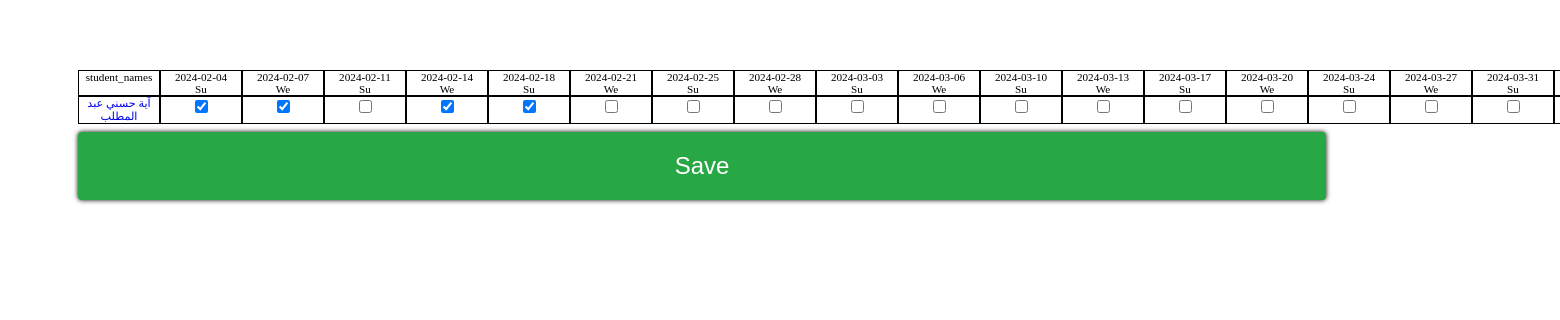
/attend-grid-course/3/, run on the app's committed database.
### Thoth/models.py (models this page shows, shortened)
class Client(models.Model):
  name           = models.CharField(max_length=255, verbose_name="اسم الطالب/ة")
  phone_number   = models.CharField(max_length=255, verbose_name="رقم الهاتف")
  paid           = models.IntegerField(default=0, blank=True, verbose_name="المبلغ الذي تم دفعة")
  have_debt      = models.BooleanField(default=True, verbose_name="مدين؟")
  voucher        = models.FloatField(default=0, blank=True, verbose_name="الخصومات")
  time_added     = models.DateField(default=datetime.datetime.now,  verbose_name="وقت اضافة الطالب",)
  myqr           = models.ImageField(upload_to="clientqrcodes", blank=True, editable=False,)
  def total(self):
    result= 0
    for i in ClientCourseRel.objects.filter(client=self):
        result += i.course.cost_forone
    if self.voucher == 0 or self.voucher == None:
      return result
    return  result - self.voucher
  def myqr_code(self):
    if self.myqr== "" and self.pk is not None:
      res = qrcode.make(self.pk)
      res.save(f"mediaRoot/clientqrcodes/{self.name}|{self.pk}.png")
      self.myqr = f"clientqrcodes/{self.name}|{self.pk}.png"
      self.save()
    return mark_safe(f"<img alt='student qrcode' style='width:300px;height:300px;' src='{self.myqr.url}' />")
  def more(self):
    return "المزيد"
  def still_have_to_pay(self):
    still_didt_pay = float(self.total()) - float(self.paid)
    if still_didt_pay <= 0 :
      return "خالص"
    return still_didt_pay
  class Meta:
    verbose_name = "الطالب/ة"
    verbose_name_plural = "الطلاب"
  still_have_to_pay.short_description = "متبقي للدفع"
  total.short_description = "المبلغ الكلي"
  more.short_description   = "انقر للمزيد"
  def Attnder(self):
    my_ = ClientCourseRel.objects.filter(client=self)
    div = '''

    <div>

          '''
    for i in my_:
      try:
        days = i.attend.split(',')
      except:
        days = None
        days_html = f"""
      <hr>
      <h2>
        {i.course.course_name}
      </h2>
      <a
        href='{reverse("attend",args=(i.pk,))}'
        target='popup'
        >
          انقر للتعديل على الحضور
        </a>
        <br>
        لم يتم حضور اي يوم
        <hr
        > <br>"""
      if days is not None:
        the_cours_name = i.course.course_name
        days_html = f'''

        <hr>
        <h2>
        {the_cours_name}
        </h2>
        <a
        href='{reverse("attend",args=(i.pk,))}'
        target='popup'
        >
          التعديل
        </a>
        '''
        for m in days:
          days_html += f"<p> {m}</p>"
        days_html += '<hr>'
        days_html = mark_safe(days_html)
      div += mark_safe(days_html)
    div += mark_safe("</div>")
    div += mark_safe( '''
          <script>
    links = document.querySelectorAll('a[target=popup]');

    for ( link of links) {
        link.addEventListener('click', ()=>{
            window.open(link.getAttribute("href"), 'popup',' width=600,height=600'); return false;
        })
    }
          </script>''')
    return mark_safe(div)
  Attnder.short_description = "الحضور"
  myqr_code.short_description = "كود الطالب"

### Thoth/views.py (the view, shortened to what this page needs)
# urls.py: path("attend-grid-course/<int:pk>/", views.attend_grid, name="attend-grid-course"),
def attend_grid(req, pk):
    the_course = Course.objects.get(pk=pk)
    rel_in = ClientCourseRel.objects.filter(course=the_course)
    first__ = True
    returned_date = []
    for s in rel_in:
      the_course = s
      if the_course.attend is None:
        ds = []
      else:
        ds = the_course.attend.split(",")[:-1]
      student_list = []
      start_date = str(the_course.course.start_date).split("-")
      end_date   = str(the_course.course.end_date).split("-")
      start_date = [int(x) for x in start_date]
      end_date   = [int(x) for x in end_date]
      temp       = start_date
      start_date = date(*start_date)
      end_date   = date(*end_date)
      days       = end_date - start_date
      days       = int(str(days).split(',')[0].replace('days', "").replace("day", ""))
      try:
        add_month = 0
        remove_from_days = 0
        temp_2 = temp
        i = 0
        b = 0
        if_in = []
        for g in the_course.course.Day_per_week.all():
          if_in.append(g.day)
        while True:
          b+=1
          ch = False
          if temp_2[1 ]+ add_month > 12:
            temp_2[1] = 1
            add_month = 0
            temp_2[0] += 1
          try:
            date_by_num = date(temp_2[0], temp_2[1 ]+ add_month, temp_2[2]+i - remove_from_days)
            sentance = f"{date_by_num} | {date_by_num.strftime('%A')}"
            if f"{date_by_num} - {date_by_num.strftime('%A')}" in ds:
              ch = True
            if date_by_num.strftime('%A') in if_in:
              student_list.append({"name": sentance , 'ch':ch, })
            if end_date == date_by_num:
              if first__:
                first__ = False
                p  = []
                for i in student_list:
                  temp_3 = i["name"]
                  i["name"] = i['name'].split("|")[0] +"<br>" +i['name'].split("|")[1][0:3]
                  p.append( mark_safe(i['name']))
                  i['name'] = temp_3
                returned_date.append([p])
              returned_date.append([student_list, s.client.name, s.client.pk])
              break
          except ValueError:
            add_month +=1
            temp_2[2]  = 0
            remove_from_days = i
          i +=1
      except ValueError:
          pass
    return render(req, "attend__system.html", {'data' : returned_date, "stu" : returned_date[1:]})

### Thoth/templates/attend__system.html (shortened to what this page needs)
<!DOCTYPE html>
<html lang="en">
<head>
</head>
<body>
    <form method="post">
        <section class="table">
        {% for i in data %}
              {% if forloop.counter == 1 %}
              <div class="days" style="display: flex;font-size: .7rem;">
                  {% for day in   i.0 %}
                    {% if forloop.counter == 1 %}
                    <div style="border: 1px solid black;min-width: 80px;">
                        <span>
                            student_names
                        </span>
                    </div>
                    <div class="el" style="border: 1px solid black;min-width: 80px;">
                        <span>
                        {{day}}
                    </span>
                    </div>
                    {% else %}
                    <div class="el" style="border: 1px solid black;min-width: 80px;">
                        <span>
                        {{day}}
                    </span>
                </div>
                {% endif %}
                  {% endfor %}
                </div>
                {% endif %}
          {% endfor %}
          {% for d in stu %}
          <div class="days" style="display: flex;font-size: .7rem;">
                        <div class="el" style="border: 1px solid black;min-width: 80px;">
                            <span>
                                <a href="/en/Caffe/Thoth/client/{{d.2}}" target="popup" class="bla" style="text-decoration: none;" >
                                    {{d.1}}
                                </a>
                            </span>
                        </div>
                {% for l in d.0 %}
                        <div class="el" style="border: 1px solid black;min-width: 80px;">
                            <span>
                                <input {% if l.ch %} checked {% endif %} type="checkbox"
                                value="{{d.1}}"
                                name="{{l.name}}${{d.1}}"
                                >
                            </span>
                        </div>
                    {% endfor %}
                </div>
                    {% endfor %}
        </section>
        <input type="submit" value="Save" />
    </form>
</body>
</html>

### Thoth/templates/attend__system.html (style rules this page uses)
form { background: white; padding: 50px; margin: 20px ; width: 80vw; display: flex; flex-direction: column; gap: 8px; }
form div { display: flex; justify-content: center; text-align: center; }
input[type=submit] { background: #28A745; border: 0; outline: 0; padding: 20px 50px; color: white; font-weight: 500; font-size: 24px; box-shadow: 0 0 5px black; border-radius: 4px; }
div.days { width: fit-content; }
a.bla { transition: .4s transform; }

### data on the page
Client: name "آية حسني عبد المطلب", name "☑" "☑" "☑" "☑"

### other printed values
{{ day }} "2024-02-04 Su"
{{ day }} "2024-02-07 We" "2024-02-11 Su" "2024-02-14 We" "2024-02-18 Su" "2024-02-21 We" "2024-02-25 Su" "2024-02-28 We" "2024-03-03 Su" "2024-03-06 We" "2024-03-10 Su" "2024-03-13 We" "2024-03-17 Su" "2024-03-20 We" "2024-03-24 Su" "2024-03-27 We" "2024-03-31 Su"
